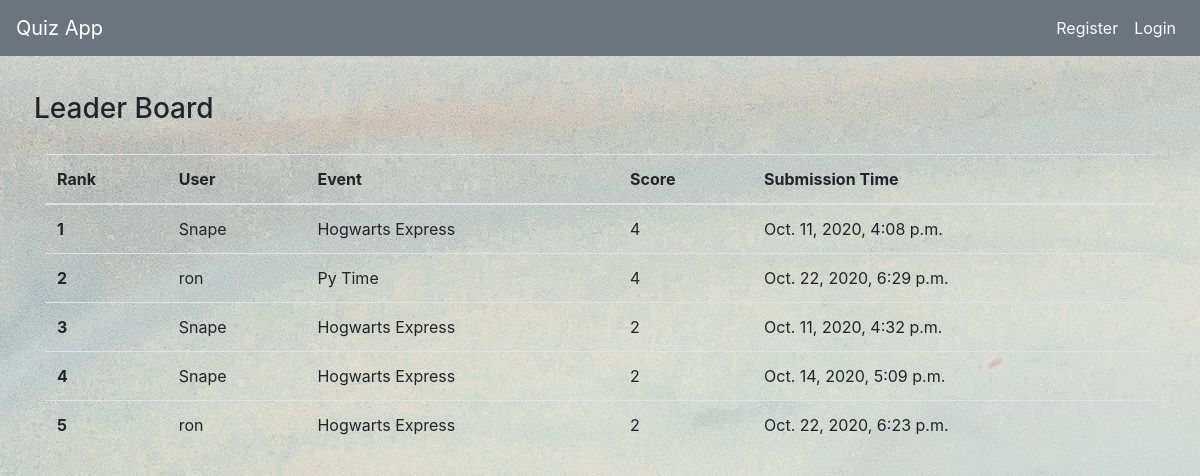
The page /leaderboard/0 on the database its author committed.
### quizapp/models.py (models this page shows)
class Submissions(models.Model):
    user = models.ForeignKey(User,on_delete=models.CASCADE)
    contestid = models.ForeignKey(Contest,on_delete=models.CASCADE)
    score = models.IntegerField()
    subTime = models.DateTimeField(auto_now_add=True)

class User(AbstractUser):
    pass

class Contest(models.Model):
    contestName=models.CharField(max_length=512)
    timelimit = models.IntegerField()
    maxScore = models.IntegerField()
    enrolments = models.ManyToManyField(User,related_name="enrolled",default=None,blank=True)
    subs = models.ManyToManyField(User,related_name="submitted",default=None,blank=True)

### quizapp/views.py (the view, shortened to what this page needs)
# urls.py: path("leaderboard/<int:contestid>",views.leaderboard,name="leaderboard"),
def leaderboard(request,contestid):
    if(contestid == 0):
        obj = Submissions.objects.order_by("-score")
        return render(request,"quizapp/leaderboard.html", {
            "obj":obj,
        })

### quizapp/templates/quizapp/leaderboard.html (shortened to what this page needs)
{% extends "quizapp/layout.html" %}
{% load static %}
{% block body %}
{% if flag %}
<div class="container p-1 my-3 "><h3>Submissions for {{ flag }}</h3></div>
{% else %}
<div class="container p-1 my-3 "><h3>Leader Board</h3></div>
{% endif %}
<div class="container" id="cont">
    <table class="table">
        <thead>
            <tr>
              <th scope="col">Rank</th>
              <th scope="col">User</th>
              <th scope="col">Event</th>
              <th scope="col">Score</th>
              <th scope="col">Submission Time</th>
            </tr>
          </thead>
          <tbody>
            {% for i in obj %}
            <tr>
                <th scope="row">{{ forloop.counter }}</th>
                <td>{{ i.user.username }}</td>
                <td>{{ i.contestid.contestName }}</td>
                <td>{{ i.score }}</td>
                <td>{{ i.subTime }}</td>
            </tr>
            {% endfor %}
          </tbody>
    </table>
</div>
{% endblock %}

### quizapp/templates/quizapp/layout.html (shortened to what this page needs)
{% load static %}
<!DOCTYPE html>
<html lang="en">
    <head>
        <link rel="stylesheet" href="https://stackpath.bootstrapcdn.com/bootstrap/4.5.2/css/bootstrap.min.css">
        <link href="{% static 'quizapp/styles.css' %}" rel="stylesheet">
    </head>
    <body>
        <nav class="navbar navbar-expand-sm navbar-light bg-secondary">
            <a class="navbar-brand text-white" href="#">Quiz App</a>
              <div class="collapse navbar-collapse justify-content-end" id="navbarNavAltMarkup">
                <div class="navbar-nav" >
                  {% if user.is_authenticated %}
                  <a class="nav-item nav-link text-light" href="{% url 'index' %}">Home</a>
                  <a class="nav-item nav-link text-light" href="{% url 'leaderboard' 0 %}">Leaderboard</a>
                  <a class="nav-item nav-link text-light" href="{% url 'profile' %}">Profile</a>
                  <a class="nav-item nav-link text-light" href="{% url 'logout' %}">Logout</a>
                  {% else %}
                  <a class="nav-item nav-link text-light" href="{% url 'register' %}">Register</a>
                  <a class="nav-item nav-link text-light" href="{% url 'login' %}">Login</a>
                  {% endif %}
              </div>
            </div>
          </nav>
        <div class="body pt-3">
            {% block body %}
            {% endblock %}
        </div>
    </body>
</html>

### quizapp/static/quizapp/styles.css (style rules this page uses)
body { background-image: url('/static/quizapp/img2.jpg'); }

### rows shown on the page
Submissions: user.username "Snape", contestid.contestName "Hogwarts Express", score "4", subTime "Oct. 11, 2020, 4:08 p.m."
Submissions: user.username "ron", contestid.contestName "Py Time", score "4", subTime "Oct. 22, 2020, 6:29 p.m."
Submissions: user.username "Snape", contestid.contestName "Hogwarts Express", score "2", subTime "Oct. 11, 2020, 4:32 p.m."
Submissions: user.username "Snape", contestid.contestName "Hogwarts Express", score "2", subTime "Oct. 14, 2020, 5:09 p.m."
Submissions: user.username "ron", contestid.contestName "Hogwarts Express", score "2", subTime "Oct. 22, 2020, 6:23 p.m."
